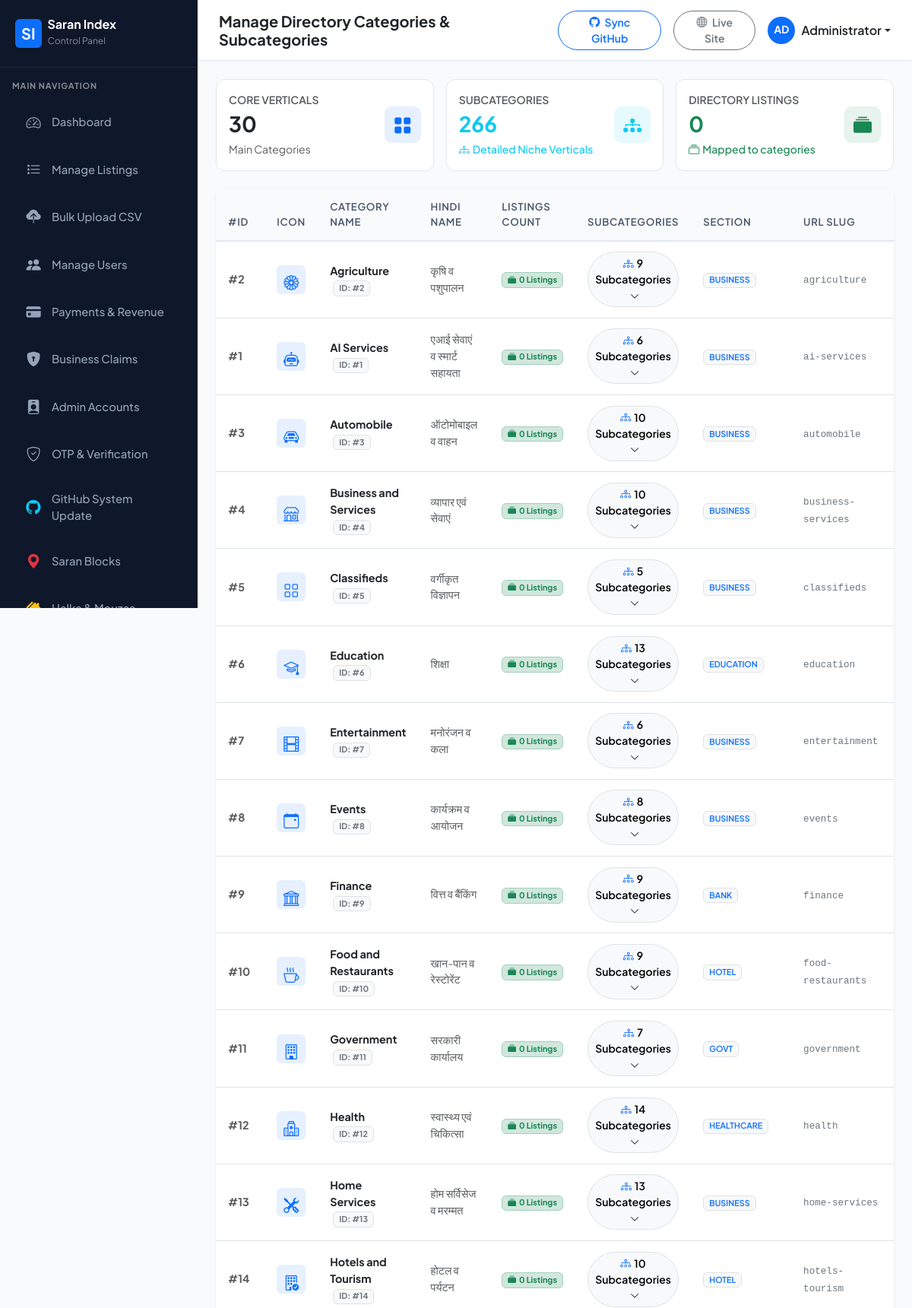
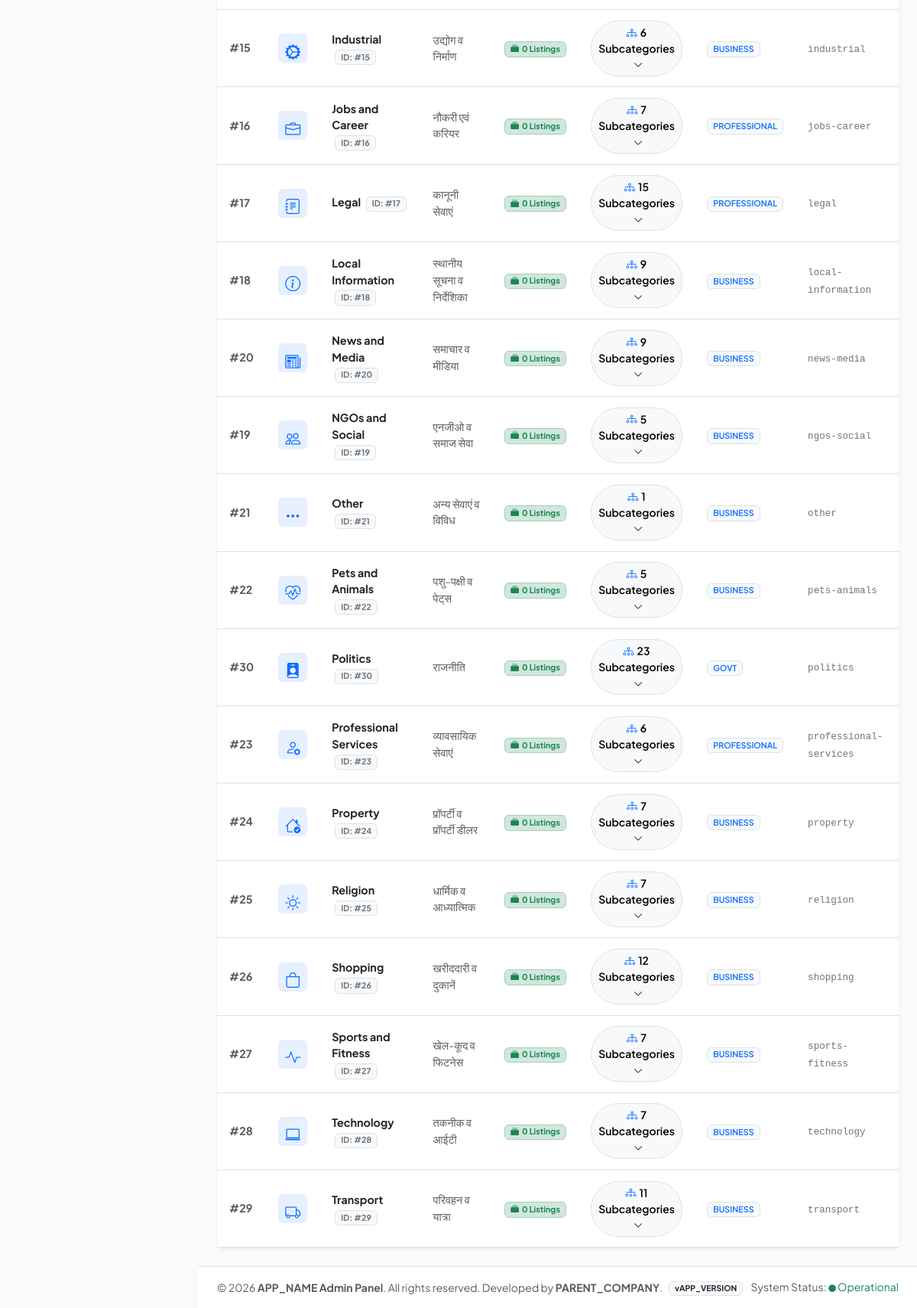
/admin/categories.php (signed in), run on the app's committed database (2 pictures, top to bottom).
### tables this page shows
CREATE TABLE IF NOT EXISTS `categories` (
    `id` INT AUTO_INCREMENT PRIMARY KEY,
    `name` VARCHAR(100) NOT NULL,
    `hindi_name` VARCHAR(100),
    `icon` VARCHAR(100),
    `slug` VARCHAR(100) UNIQUE,
    `section` ENUM('BUSINESS','PROFESSIONAL','GOVT','EDUCATION','HEALTHCARE','EMERGENCY','BANK','HOTEL') DEFAULT 'BUSINESS',
    `status` ENUM('ACTIVE','INACTIVE') DEFAULT 'ACTIVE'
);

### includes/functions.php (called while the page is built, shortened)
<?php
function sanitizeInput($data) {
    return htmlspecialchars(trim((string)$data), ENT_QUOTES, 'UTF-8');
}
function getAllSubcategories() {
    $db = getDB();
    if ($db) {
        try {
            $stmt = $db->query("SELECT s.*, c.name as category_name, c.slug as category_slug, COUNT(l.id) as listing_count
                                FROM subcategories s
                                LEFT JOIN categories c ON s.category_id = c.id
                                LEFT JOIN listings l ON s.id = l.subcategory_id
                                GROUP BY s.id
                                ORDER BY c.name ASC, CASE WHEN s.type = 'PROFESSIONAL' THEN 1 ELSE 2 END ASC, s.name ASC");
            return $stmt->fetchAll();
        } catch (PDOException $e) {}
    }
    return [];
}
function getAllAdminCategories() {
    $db = getDB();
    if ($db) {
        try {
            $stmt = $db->query("SELECT c.*, COUNT(l.id) as listing_count
                                FROM categories c
                                LEFT JOIN listings l ON c.id = l.category_id
                                GROUP BY c.id
                                ORDER BY c.name ASC");
            return $stmt->fetchAll();
        } catch (PDOException $e) {}
    }
    return [];
}

### admin/categories.php (the view, shortened to what this page needs)
<?php
$header_title = "Manage Directory Categories & Subcategories";
require_once __DIR__ . '/includes/header.php';
$categories = getAllAdminCategories();
$all_subcategories = getAllSubcategories();
$sub_by_cat = [];
foreach ($all_subcategories as $sub) {
    $sub_by_cat[$sub['category_id']][] = $sub;
}
?>
<div class="row g-3 mb-4">
    <div class="col-12 col-sm-4">
        <div class="stat-card p-3">
            <div class="d-flex align-items-center justify-content-between">
                <div>
                    <div class="text-muted small fw-semibold text-uppercase">Core Verticals</div>
                    <h3 class="fw-bold text-dark my-1"><?php echo number_format(count($categories)); ?></h3>
                    <small class="text-muted">Main Categories</small>
                </div>
                <div class="stat-icon bg-primary bg-opacity-10 text-primary">
                    <i class="bi bi-grid-fill"></i>
                </div>
            </div>
        </div>
    </div>
    <div class="col-12 col-sm-4">
        <div class="stat-card p-3">
            <div class="d-flex align-items-center justify-content-between">
                <div>
                    <div class="text-muted small fw-semibold text-uppercase">Subcategories</div>
                    <h3 class="fw-bold text-info my-1"><?php echo number_format(count($all_subcategories)); ?></h3>
                    <small class="text-info fw-medium"><i class="bi bi-diagram-3 me-1"></i>Detailed Niche Verticals</small>
                </div>
                <div class="stat-icon bg-info bg-opacity-10 text-info">
                    <i class="bi bi-diagram-3-fill"></i>
                </div>
            </div>
        </div>
    </div>
    <div class="col-12 col-sm-4">
        <div class="stat-card p-3">
            <div class="d-flex align-items-center justify-content-between">
                <div>
                    <div class="text-muted small fw-semibold text-uppercase">Directory Listings</div>
                    <h3 class="fw-bold text-success my-1"><?php echo number_format(array_sum(array_column($categories, 'listing_count'))); ?></h3>
                    <small class="text-success fw-medium"><i class="bi bi-collection me-1"></i>Mapped to categories</small>
                </div>
                <div class="stat-icon bg-success bg-opacity-10 text-success">
                    <i class="bi bi-collection-fill"></i>
                </div>
            </div>
        </div>
    </div>
</div>
<div class="card border-0 shadow-sm rounded-3">
    <div class="table-responsive">
        <table class="table table-hover table-custom align-middle mb-0">
            <thead>
                <tr>
                    <th style="width: 60px;">#ID</th>
                    <th style="width: 50px;">Icon</th>
                    <th>Category Name</th>
                    <th>Hindi Name</th>
                    <th>Listings Count</th>
                    <th>Subcategories</th>
                    <th>Section</th>
                    <th>URL Slug</th>
                    <th class="text-end">Actions</th>
                </tr>
            </thead>
            <tbody>
                <?php foreach ($categories as $cat):
                    $subs = $sub_by_cat[$cat['id']] ?? [];
                    $sub_count = count($subs);
                    $cat_listings = intval($cat['listing_count'] ?? 0);
                ?>
                    <tr>
                        <td class="fw-bold text-muted">#<?php echo $cat['id']; ?></td>
                        <td>
                            <div class="bg-primary bg-opacity-10 text-primary rounded-2 p-2 text-center" style="width: 38px; height: 38px;">
                                <i class="bi <?php echo sanitizeInput($cat['icon']); ?> fs-5"></i>
                            </div>
                        </td>
                        <td class="fw-bold text-dark">
                            <?php echo sanitizeInput($cat['name']); ?>
                            <span class="badge bg-light text-secondary border small ms-1" title="Category ID">ID: #<?php echo $cat['id']; ?></span>
                        </td>
                        <td class="text-muted"><?php echo sanitizeInput($cat['hindi_name'] ?? ''); ?></td>
                        <td>
                            <a href="listings.php?category=<?php echo $cat['id']; ?>&search=<?php echo urlencode($cat['name']); ?>" class="badge bg-success-subtle text-success border border-success-subtle fw-bold px-2.5 py-1.5 text-decoration-none" title="Click to view all listings in <?php echo sanitizeInput($cat['name']); ?>">
                                <i class="bi bi-collection-fill me-1"></i><?php echo number_format($cat_listings); ?> Listings
                            </a>
                        </td>
                        <td>
                            <button class="btn btn-sm btn-light border rounded-pill fw-semibold" type="button" data-bs-toggle="collapse" data-bs-target="#subs-cat-<?php echo $cat['id']; ?>">
                                <i class="bi bi-diagram-3 text-primary me-1"></i><?php echo $sub_count; ?> Subcategories <i class="bi bi-chevron-down ms-1 small"></i>
                            </button>
                        </td>
                        <td><span class="badge bg-light text-primary border fw-semibold"><?php echo sanitizeInput($cat['section'] ?? 'BUSINESS'); ?></span></td>
                        <td><code class="small text-secondary"><?php echo sanitizeInput($cat['slug']); ?></code></td>
                        <td class="text-end">
                        </td>
                    </tr>
                <?php endforeach; ?>
            </tbody>
        </table>
    </div>
</div>
<?php require_once __DIR__ . '/includes/footer.php'; ?>

### admin/includes/header.php (shortened to what this page needs)
<?php
$current_page = basename($_SERVER['PHP_SELF']);
$admin_name = $_SESSION['admin_full_name'] ?? 'Administrator';
?>
<!DOCTYPE html>
<html lang="en">
<head>
    <link href="https://cdn.jsdelivr.net/npm/bootstrap@5.3.3/dist/css/bootstrap.min.css" rel="stylesheet">
    <link href="https://cdn.jsdelivr.net/npm/bootstrap-icons@1.11.3/font/bootstrap-icons.min.css" rel="stylesheet">
</head>
<body>
<aside id="admin-sidebar">
    <div class="sidebar-brand d-flex align-items-center justify-content-between">
        <a href="index.php" class="d-flex align-items-center text-white text-decoration-none">
            <span class="bg-primary text-white fw-bold rounded-2 px-2 py-1 me-2 shadow-sm fs-5">SI</span>
            <div>
                <div class="fw-bold fs-6 lh-1">Saran Index</div>
                <small class="text-white-50" style="font-size: 0.75rem;">Control Panel</small>
            </div>
        </a>
    </div>
    <div class="py-3">
        <div class="px-3 mb-2 text-uppercase text-white-50 fw-bold" style="font-size: 0.68rem; letter-spacing: 0.08em;">Main Navigation</div>
        <ul class="nav flex-column">
            <li class="nav-item">
                <a class="nav-link <?php echo $current_page === 'index.php' ? 'active' : ''; ?>" href="index.php">
                    <i class="bi bi-speedometer2"></i> Dashboard
                </a>
            </li>
            <li class="nav-item">
                <a class="nav-link <?php echo ($current_page === 'listings.php' || $current_page === 'listing_edit.php') ? 'active' : ''; ?>" href="listings.php">
                    <i class="bi bi-list-stars"></i> Manage Listings
                </a>
            </li>
            <li class="nav-item">
                <a class="nav-link <?php echo $current_page === 'bulk_upload.php' ? 'active' : ''; ?>" href="bulk_upload.php">
                    <i class="bi bi-cloud-upload-fill"></i> Bulk Upload CSV
                </a>
            </li>
            <li class="nav-item">
                <a class="nav-link <?php echo ($current_page === 'users.php' || $current_page === 'users_bulk_upload.php') ? 'active' : ''; ?>" href="users.php">
                    <i class="bi bi-people-fill"></i> Manage Users
                </a>
            </li>
            <li class="nav-item">
                <a class="nav-link <?php echo $current_page === 'payments.php' ? 'active' : ''; ?>" href="payments.php">
                    <i class="bi bi-credit-card-fill"></i> Payments & Revenue
                </a>
            </li>
            <li class="nav-item">
                <a class="nav-link <?php echo $current_page === 'claims.php' ? 'active' : ''; ?>" href="claims.php">
                    <i class="bi bi-shield-lock-fill"></i> Business Claims
                </a>
            </li>
            <li class="nav-item">
                <a class="nav-link <?php echo $current_page === 'admins.php' ? 'active' : ''; ?>" href="admins.php">
                    <i class="bi bi-person-badge-fill"></i> Admin Accounts
                </a>
            </li>
            <li class="nav-item">
                <a class="nav-link <?php echo $current_page === 'verification_settings.php' ? 'active' : ''; ?>" href="verification_settings.php">
                    <i class="bi bi-shield-check"></i> OTP & Verification
                </a>
            </li>
            <li class="nav-item">
                <a class="nav-link <?php echo $current_page === 'system_update.php' ? 'active' : ''; ?>" href="system_update.php">
                    <i class="bi bi-github text-info"></i> GitHub System Update
                </a>
            </li>
            <li class="nav-item">
                <a class="nav-link <?php echo $current_page === 'blocks.php' ? 'active' : ''; ?>" href="blocks.php">
                    <i class="bi bi-geo-alt-fill text-danger"></i> Saran Blocks
                </a>
            </li>
            <li class="nav-item">
                <a class="nav-link <?php echo $current_page === 'halka.php' ? 'active' : ''; ?>" href="halka.php">
                    <i class="bi bi-houses-fill text-warning"></i> Halka & Mouzas
                </a>
            </li>
        </ul>
    </div>
</aside>
<div id="admin-main">
    <header class="admin-header d-flex align-items-center justify-content-between">
        <div class="d-flex align-items-center">
            <h5 class="mb-0 fw-bold text-dark"><?php echo isset($header_title) ? sanitizeInput($header_title) : 'Dashboard Overview'; ?></h5>
        </div>
        <div class="d-flex align-items-center gap-3">
            <a href="system_update.php" class="btn btn-outline-primary btn-sm rounded-pill px-3 fw-semibold">
                <i class="bi bi-github me-1"></i> Sync GitHub
            </a>
            <a href="../index.php" target="_blank" class="btn btn-outline-secondary btn-sm rounded-pill px-3 fw-semibold">
                <i class="bi bi-globe me-1"></i> Live Site
            </a>
            <div class="dropdown">
                <a href="#" class="d-flex align-items-center text-dark text-decoration-none dropdown-toggle fw-semibold" id="adminUserDropdown" data-bs-toggle="dropdown" aria-expanded="false">
                    <div class="bg-primary text-white rounded-circle d-flex align-items-center justify-content-center me-2 fw-bold" style="width: 36px; height: 36px; font-size: 0.85rem;">
                        <?php echo strtoupper(substr($admin_name, 0, 2)); ?>
                    </div>
                    <span class="d-none d-md-inline"><?php echo sanitizeInput($admin_name); ?></span>
                </a>
            </div>
        </div>
    </header>
    <main class="p-4 flex-grow-1">

### admin/includes/footer.php (shortened to what this page needs)
    </main>
    <footer class="bg-white border-top py-3 px-4 text-center text-md-start">
        <div class="d-flex flex-column flex-md-row align-items-center justify-content-between text-muted small">
            <div>
                &copy; <?php echo date('Y'); ?> <strong><?php echo APP_NAME; ?> Admin Panel</strong>. All rights reserved. Developed by <strong><?php echo PARENT_COMPANY; ?></strong>.
            </div>
            <div class="mt-2 mt-md-0">
                <span class="badge bg-light text-dark border me-2">v<?php echo APP_VERSION; ?></span>
                <span>System Status: <span class="text-success font-weight-bold"><i class="bi bi-circle-fill" style="font-size: 0.6rem;"></i> Operational</span></span>
            </div>
        </div>
    </footer>
</div>
</body>
</html>

### admin/includes/header.php (style rules this page uses)
:root { --admin-sidebar-width: 260px; --admin-primary: #0F172A; --admin-accent: #2563EB; --admin-accent-hover: #1D4ED8; --admin-bg: #F8FAFC; }
body { font-family: 'Plus Jakarta Sans', system-ui, -apple-system, sans-serif; background-color: var(--admin-bg); color: #334155; min-height: 100vh; }
#admin-sidebar { width: var(--admin-sidebar-width); height: 100vh; position: fixed; top: 0; left: 0; background: #0F172A; color: #94A3B8; z-index: 1000; transition: all 0.3s ease; overflow-y: auto; }
#admin-sidebar .sidebar-brand { padding: 1.5rem 1.25rem; border-bottom: 1px solid rgba(255, 255, 255, 0.08); }
#admin-sidebar .nav-link { color: #94A3B8; padding: 0.8rem 1.25rem; border-radius: 0.5rem; margin: 0.25rem 0.75rem; font-weight: 500; font-size: 0.925rem; display: flex; align-items: center; transition: all 0.2s ease; }
#admin-sidebar .nav-link i { font-size: 1.2rem; margin-right: 0.75rem; width: 24px; text-align: center; }
#admin-main { margin-left: var(--admin-sidebar-width); min-height: 100vh; display: flex; flex-direction: column; }
.admin-header { background: #FFFFFF; border-bottom: 1px solid #E2E8F0; padding: 0.85rem 1.75rem; position: sticky; top: 0; z-index: 999; box-shadow: 0 1px 3px rgba(0,0,0,0.03); }
.stat-card { border: 1px solid #E2E8F0; border-radius: 0.75rem; background: #FFFFFF; box-shadow: 0 2px 4px rgba(0,0,0,0.02); transition: transform 0.2s ease, box-shadow 0.2s ease; }
.stat-icon { width: 48px; height: 48px; border-radius: 0.6rem; display: flex; align-items: center; justify-content: center; font-size: 1.5rem; }
.table-custom th { background-color: #F8FAFC; color: #475569; font-weight: 600; font-size: 0.825rem; text-transform: uppercase; letter-spacing: 0.05em; padding: 0.85rem 1rem; border-bottom: 2px solid #E2E8F0; }
.table-custom td { padding: 0.85rem 1rem; vertical-align: middle; font-size: 0.9rem; }

### data on the page
categories: id "2", name "Agriculture", hindi_name "कृषि व पशुपालन", cat_listings "0", id "9", section "BUSINESS", slug "agriculture"
categories: id "1", name "AI Services", hindi_name "एआई सेवाएं व स्मार्ट सहायता", cat_listings "0", id "6", section "BUSINESS", slug "ai-services"
categories: id "3", name "Automobile", hindi_name "ऑटोमोबाइल व वाहन", cat_listings "0", id "10", section "BUSINESS", slug "automobile"
categories: id "4", name "Business and Services", hindi_name "व्यापार एवं सेवाएं", cat_listings "0", id "10", section "BUSINESS", slug "business-services"
categories: id "5", name "Classifieds", hindi_name "वर्गीकृत विज्ञापन", cat_listings "0", section "BUSINESS", slug "classifieds"
categories: id "6", name "Education", hindi_name "शिक्षा", cat_listings "0", id "13", section "EDUCATION", slug "education"
categories: id "7", name "Entertainment", hindi_name "मनोरंजन व कला", cat_listings "0", id "6", section "BUSINESS", slug "entertainment"
categories: id "8", name "Events", hindi_name "कार्यक्रम व आयोजन", cat_listings "0", section "BUSINESS", slug "events"
categories: id "9", name "Finance", hindi_name "वित्त व बैंकिंग", cat_listings "0", section "BANK", slug "finance"
categories: id "10", name "Food and Restaurants", hindi_name "खान-पान व रेस्टोरेंट", cat_listings "0", id "9", section "HOTEL", slug "food-restaurants"
categories: id "11", name "Government", hindi_name "सरकारी कार्यालय", cat_listings "0", id "7", section "GOVT", slug "government"
categories: id "12", name "Health", hindi_name "स्वास्थ्य एवं चिकित्सा", cat_listings "0", id "14", section "HEALTHCARE", slug "health"
categories: id "13", name "Home Services", hindi_name "होम सर्विसेज व मरम्मत", cat_listings "0", section "BUSINESS", slug "home-services"
categories: id "14", name "Hotels and Tourism", hindi_name "होटल व पर्यटन", cat_listings "0", id "10", section "HOTEL", slug "hotels-tourism"
categories: id "15", name "Industrial", hindi_name "उद्योग व निर्माण", cat_listings "0", id "6", section "BUSINESS", slug "industrial"
categories: id "16", name "Jobs and Career", hindi_name "नौकरी एवं करियर", cat_listings "0", id "7", section "PROFESSIONAL", slug "jobs-career"
categories: id "17", name "Legal", hindi_name "कानूनी सेवाएं", cat_listings "0", id "15", section "PROFESSIONAL", slug "legal"
categories: id "18", name "Local Information", hindi_name "स्थानीय सूचना व निर्देशिका", cat_listings "0", id "9", section "BUSINESS", slug "local-information"
categories: id "20", name "News and Media", hindi_name "समाचार व मीडिया", cat_listings "0", id "9", section "BUSINESS", slug "news-media"
categories: id "19", name "NGOs and Social", hindi_name "एनजीओ व समाज सेवा", cat_listings "0", id "5", section "BUSINESS", slug "ngos-social"
categories: id "21", name "Other", hindi_name "अन्य सेवाएं व विविध", cat_listings "0", id "1", section "BUSINESS", slug "other"
categories: id "22", name "Pets and Animals", hindi_name "पशु-पक्षी व पेट्स", cat_listings "0", id "5", section "BUSINESS", slug "pets-animals"
categories: id "30", name "Politics", hindi_name "राजनीति", cat_listings "0", id "23", section "GOVT", slug "politics"
categories: id "23", name "Professional Services", hindi_name "व्यावसायिक सेवाएं", cat_listings "0", id "6"

### other printed values
sanitizeInput($header_title) "Manage Directory Categories & Subcategories"
substr($admin_name, 0, 2) "AD"
sanitizeInput($admin_name) "Administrator"
count($categories) "30"
count($all_subcategories) "266"
array_sum(array_column($categories, 'listing_count')) "0"
